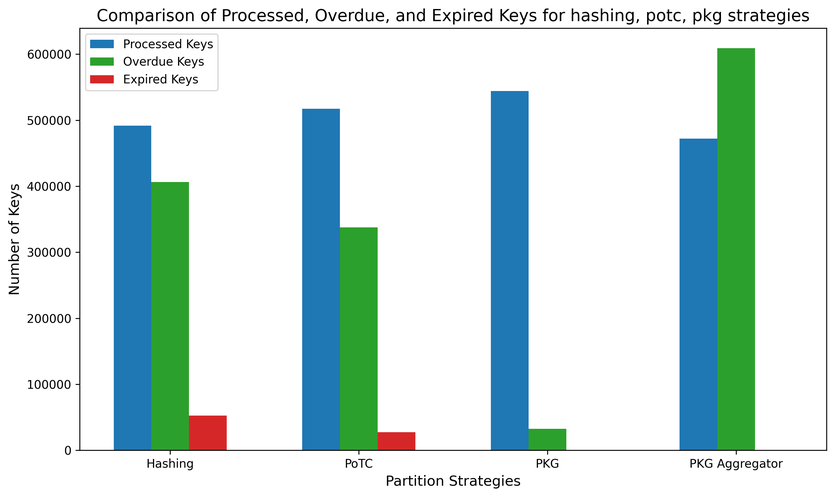
#> input picture experiments/Scenario6 - Partition Strategies/Scenario5 - comparison/key_stats_stage1_top2.png, 835 x 497 px, shrunk from 2965 x 1764 before the run
$ python rm_background.py
#> lines starting #> are read from the running program, lines starting #| are printed output that depends on the picture; after the words box and inside, x2 and y2 are one past the last pixel; in counts of white or black regions, pixels touching at a corner belong together
from PIL import Image
import numpy as np


def remove_white_background(image_path, output_path, threshold=200):
    # Open the image
#> called with threshold = 200
    image = Image.open(image_path).convert("RGBA")
#> image is the input picture: PIL image 835x497 RGBA; mean R, G, B, A 205.1, 224.6, 222.3, 255

    # Convert image to numpy array
    data = np.array(image)

    # Extract the RGB components and alpha channel
    r, g, b, a = data[:, :, 0], data[:, :, 1], data[:, :, 2], data[:, :, 3]
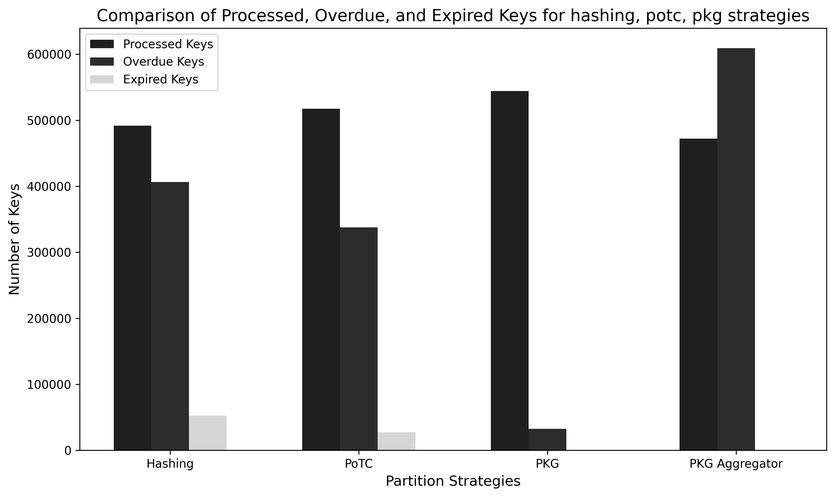
#> r: shape (497, 835); min 0, max 255, mean 205.1
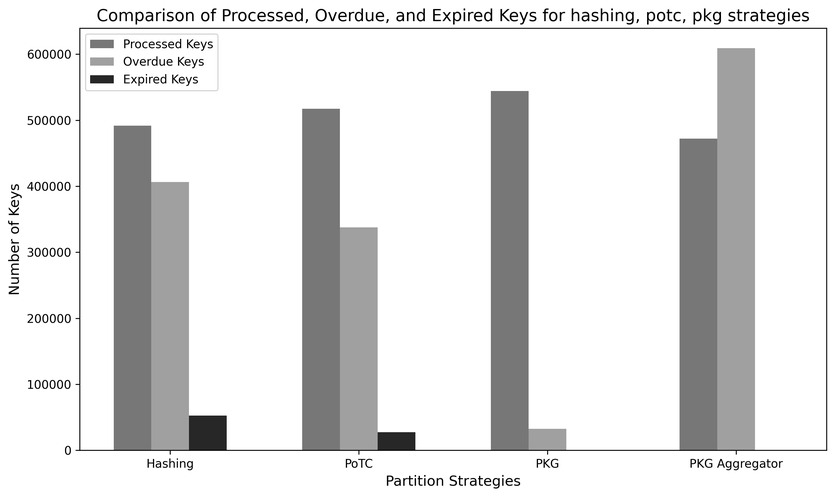
#> g: shape (497, 835); min 0, max 255, mean 224.6
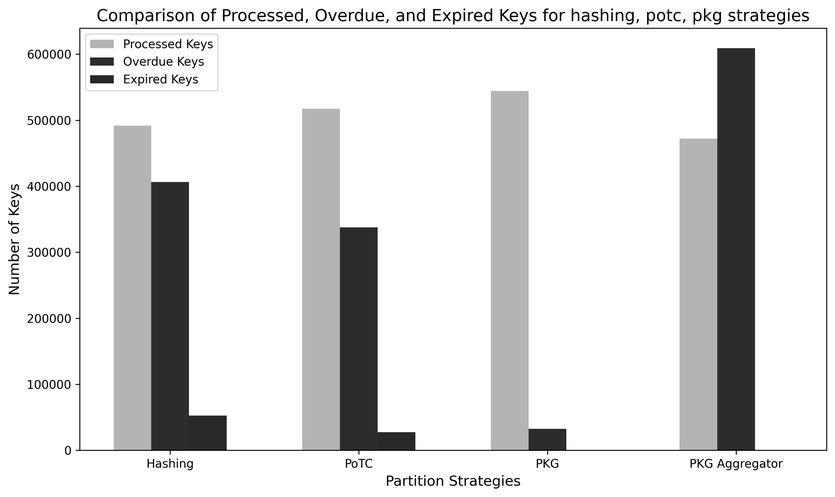
#> b: shape (497, 835); min 0, max 255, mean 222.3
#> a: shape (497, 835); every value is 255

    # Create a mask for pixels that are "close to white"
    mask = (r > threshold) & (g > threshold) & (b > threshold)
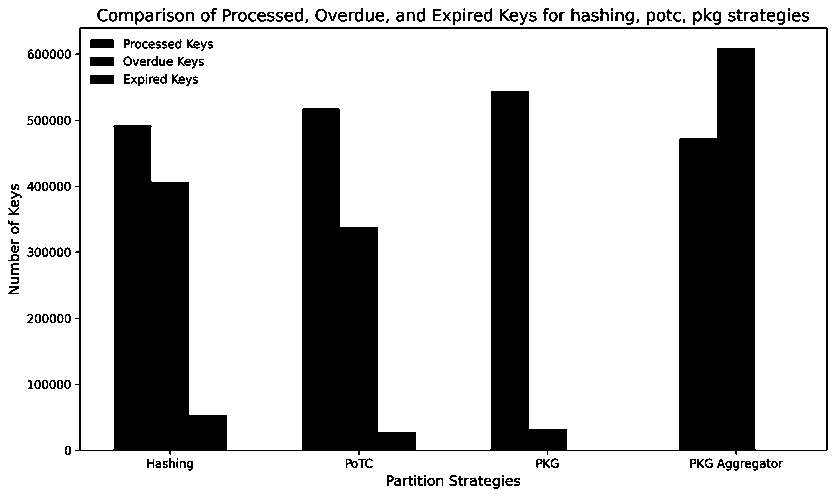
#> mask: shape (497, 835) bool; 76.1% white; 201 black regions (24 under 20 px), largest, box (x1, y1, x2, y2) and area: (75, 27, 828, 455) 91256, (90, 57, 114, 66) 216, (90, 75, 114, 84) 216

    # Set those pixels to be fully transparent
    data[mask] = [0, 0, 0, 0]

    # Convert back to an image
    image_no_bg = Image.fromarray(data, mode="RGBA")

    # Save the output
    image_no_bg.save(output_path)


# Usage
remove_white_background(
    "../experiments/Scenario6 - Partition Strategies/Scenario5 - comparison/key_stats_stage1_top2.png",
    "../experiments/Scenario6 - Partition Strategies/Scenario5 - comparison/key_stats_stage1_top2_no_background.png",
)

remove_white_background(
    "../experiments/Scenario6 - Partition Strategies/Scenario5 - comparison/stage_cycles_comparison.png",
    "../experiments/Scenario6 - Partition Strategies/Scenario5 - comparison/stage_cycles_comparison_no_background.png",
)
#> call 2 of remove_white_background, with threshold = 200
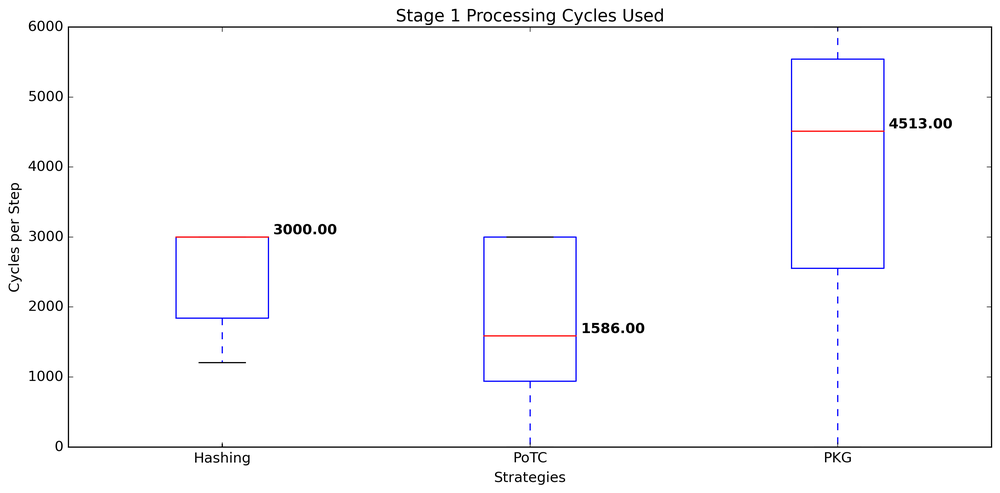
#> input picture experiments/Scenario6 - Partition Strategies/Scenario5 - comparison/stage_cycles_comparison.png, 1000 x 493 px, shrunk from 3550 x 1751 before the run
#> in remove_white_background, image is the input picture: PIL image 1000x493 RGBA; mean R, G, B, A 250.2, 250.1, 251, 255
#> in remove_white_background (call 2), `r, g, b, a = data[:, :, 0], data[:, :, 1], data[:, :, 2], data[:, :, 3]`: a: shape (493, 1000); every value is 255
#> in remove_white_background (call 2), `mask = (r > threshold) & (g > threshold) & (b > threshold)`:
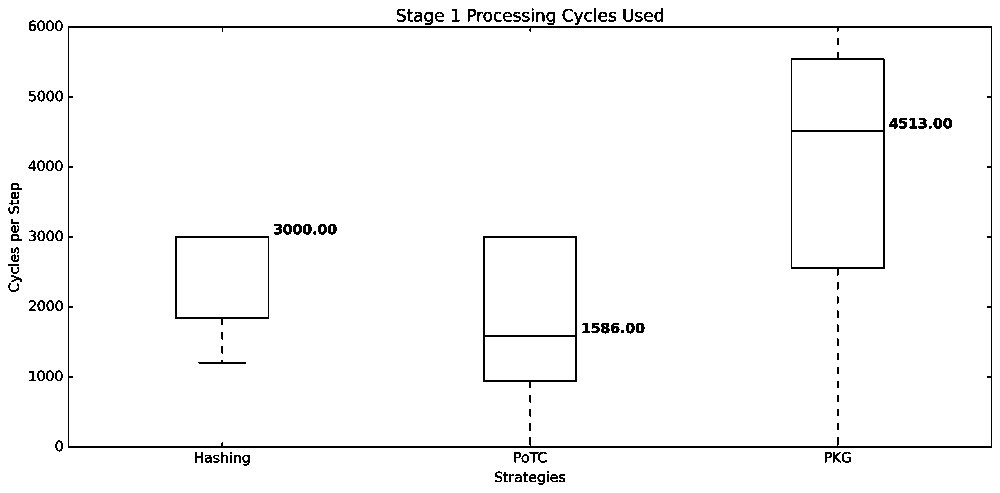
#> mask: shape (493, 1000) bool; 97.4% white; black in thin lines or dots

# remove_white_background(
#     "../experiments/topology2/Scenario1/worker_load_comparison_max.png",
#     "../experiments/topology2/Scenario1/worker_load_comparison_max_no_background.png",
# )

# remove_white_background(
#     "../experiments/topology2/Scenario1/worker_load_comparison_max.png",
#     "../experiments/topology2/Scenario1/worker_load_comparison_max_no_background.png",
# )
